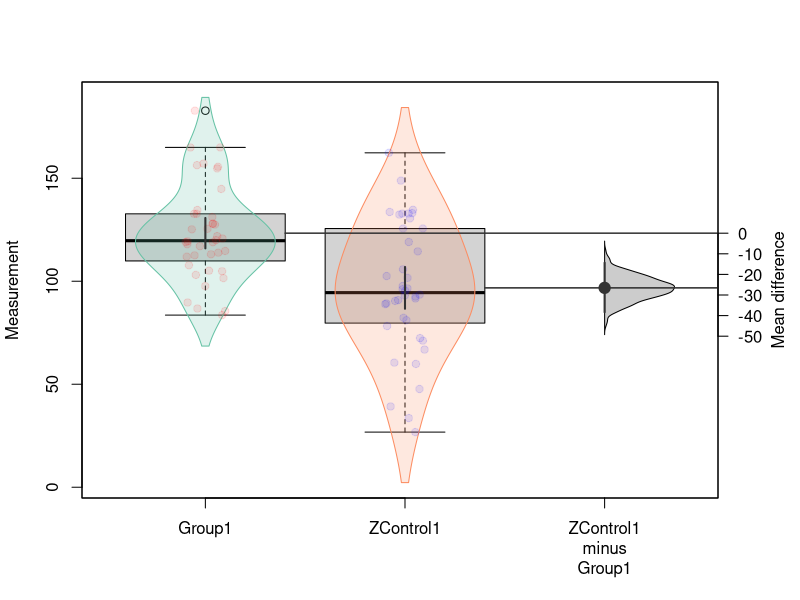
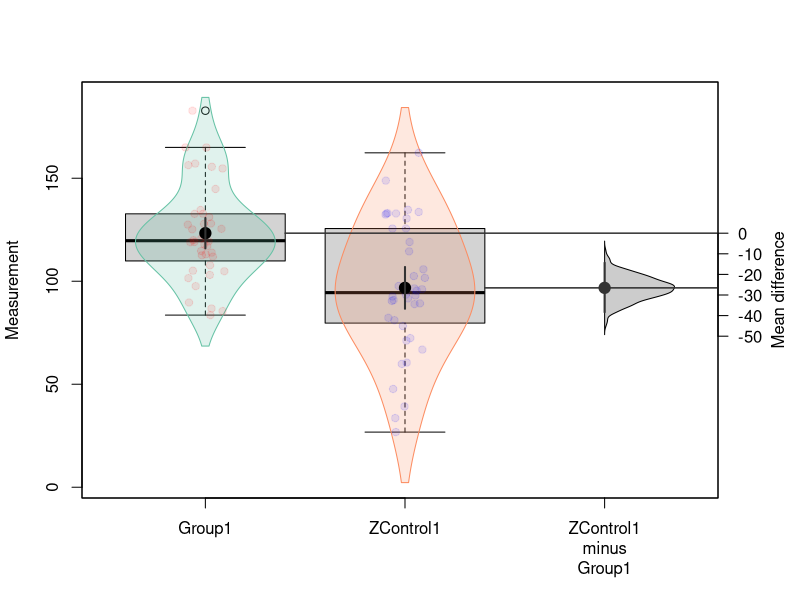
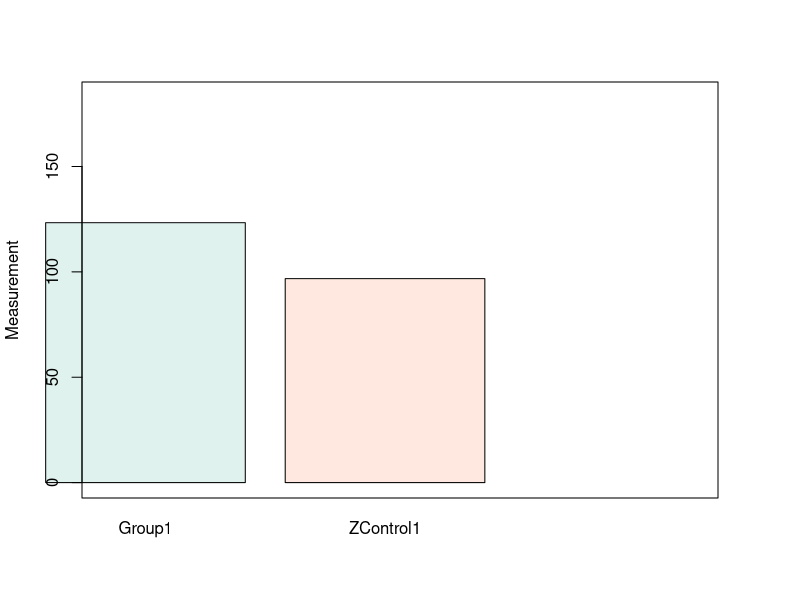

These figures' R source, in order: (Note: this script raises an error after producing the figures.)
### Private functions

#### TODO 
#### Handle NA in data !!!
#### Multiple groups - specify pairings
#### Scale of cohens d - scale to fit (-1, 1), limit axis extents (Hegdes same)
#### Automated testing and test data
#### Bar jitter
#### Effect size plot below data for multiple or if selected by user

transparent <-  function(colour, alpha) {
  rgba.val <- col2rgb(colour, TRUE)
  t.col <- rgb(rgba.val[1, ], rgba.val[2, ], rgba.val[3, ],
               maxColorValue = 255,
               alpha = (100 - alpha * 100) * 255 / 100)
  t.col
}

### confidence interval of a group 
CI <- function(x){
  alpha <- 0.95
  m <- mean(x) 
  sd <- sd(x)
  n <- length(x)
  se <- sd/sqrt(n)
  df <- n - 1
  alpha <- 1 - alpha
  t <- qt(p = alpha/2, df = df, lower.tail = F)
  me <- t * se
  c(m - me, m + me)
}

# Two group statistic functions

# Mean difference (group 2 - group 1)
stMeanDiff <- function(x1, x2) { mean(x2) - mean(x1) }

# Cohens d (group 2 - group 1)
stCohensD <- function(x1, x2){
  m1 <- mean(x1) 
  SD1 <- sd(x1)
  N1 <- length(x1)
  m2 <- mean(x2)
  SD2 <- sd(x2)
  N2 <- length(x2)
  x <- sqrt((N1 - 1) * (SD1 * SD1) * (N2 - 1) * (SD2 * SD2) / (N1 + N2 - 2))
  (m2 - m1) / x
}

# Hedges d (group 2 - group 1)

stHedgesD <- function(x1, x2){
  m1 <- mean(x1) 
  SD1 <- sd(x1)
  N1 <- length(x1)
  m2 <- mean(x2)
  SD2 <- sd(x2)
  N2 <- length(x2)
  x <- sqrt((N1 - 1) * (SD1 * SD1) * (N2 - 1) * (SD2 * SD2) / (N1 + N2 - 2))
  d = (m2 - m1) / x
  d * (1 - (3 / (4 * (N1 + N2) - 9)))
}

#############################################################################

#' Generate differences
#' 
#' This is details
#' 
#' @param data A data frame...
#' @param effect.type Type of difference
#' 
#' @return List containing:
#' bootstrapped mean difference + confidence interval of mean difference + individual bootstrapped difference + 
#'         CI of group 1 + CI of group 2 + mean of group 1 + mean of group 2 + median of group 1 + median of group 2 +
#'         raw data
#'         
#' @export
difference <- function(data,
                       effect.type = c("unstandardised", "cohens", "hedges", "paired-diffs"),
                       #paired = FALSE, # if true calculate paired mean difference 
                       data.col = 1, group.col = 2, block.col = NULL, id.col,
                       R = 1000,
                       ci.type = "bca",
                       ...        
                       # ci.type = "bca", #default
                       # contrast = c("group 1 - group 2"), # default larger group minus small group
                       # ci.conf = 0.95,
) {
  
  call <- match.call()
  if (!is.function(effect.type))
    effect.type <- match.arg(effect.type)
  
  # Get list of groups
  groups <- sort(unique(data[[group.col]]))

  # Function to simplify writing bootstrap statistic functions  
  .wrap2GroupStatistic <- function(statisticFn) {
    if (length(groups) != 2)
      stop(sprintf("Require exactly 2 groups for effect type %s, found %d (%s)", effect.type, length(groups), paste(groups, collapse = ", ")))
    function(data, indices) {
      measurement <- data[indices, data.col]
      group <- data[indices, group.col]
      x1 <- measurement[group == groups[1]]
      x2 <- measurement[group == groups[2]]
      statisticFn(x1, x2)
    }
  }

  # Decide how to calculate the statistic
  bootstrapData <- data
  if (effect.type == "unstandardised") {
    statistic <- .wrap2GroupStatistic(stMeanDiff)
  } else if (effect.type == "cohens") {
    statistic <- .wrap2GroupStatistic(stCohensD)
  } else if (effect.type == "hedges") {
    statistic <- .wrap2GroupStatistic(stHedgesD)
  } else if (effect.type == "paired-diffs") {
    if (missing(id.col)) stop("id.col must be specified when effect.type = 'paired-diffs'")
    g1 <- data[data[[group.col]] == groups[1], ]
    g2 <- data[data[[group.col]] == groups[2], ]
    # Pair on ID (don't assume they are sorted)
    g2Idx <- match(g1[[id.col]], g2[[id.col]])
    bootstrapData <- g2[[data.col]][g2Idx] - g1[[data.col]]
    statistic <- function(data, subset) {
      mean(data[subset])
    }
  } else {
    # User supplied a bootstrap statistic function
    statistic <- effect.type
  }
  
  # Bootstrap the statistic
  es <- boot::boot(bootstrapData, statistic, R = R, ...)
  
  # Calculate confidence interval
  ci <- boot::boot.ci(es, type = ci.type)
  
  # Save some parts of the CI data into the returned value (don't need values that are already there or misleading)
  es[["ci.type"]] <- ci.type
  for (cin in names(ci)) {
    if (!cin %in% c("R", "t0", "call")) {
      es[[cin]] <- ci[[cin]]
    }
  }
  # Overwrite data in result with the real data (rather than bootstrapped data, e.g. for paired-riffs)
  es$data <- data
  # Add some more stuff to the result
  es$call <- match.call()
  es$data.col <- data.col
  es$group.col <- group.col
  es$groups <- groups
  es$effect.type <- effect.type
  
  # Fill in extra information in the returned list  
  gil <- lapply(groups, function(g) { 
    grpVals <- data[[data.col]][data[[group.col]] == g]
    ci <- CI(grpVals)
    c(mean = mean(grpVals),
      median = median(grpVals),
      sd = sd(grpVals),
      se = sd(grpVals) / sqrt(length(grpVals)),
      # CI function here (maybe no need to print to confuse with bootstrap CI, but need to be part of es for plotting CI)
      CI.lower = ci[1],
      CI.upper = ci[2]
    )
  })
  df <- do.call(rbind, gil)
  rownames(df) <- groups
  es$groupStatistics <- df

  # Return value has type plotES TODO decide on a name
  class(es) <- c("plotES", class(es))
  
  es
}

#' print bootstrap mean difference, bootstrapped confidence interval (R value, bootstrapped corrections"bca")
#' 
#' @export
print.plotES <- function(result, ...) {
  cat("Bootstrapped effect size\n")
  cat("Groups:\n")
  print(es$groupStatistics)
  cat(sprintf("%s effect size %g, %g%% CI (%s) %g, %g\n",
              es$effect.type, es$t0, es$bca[1], es$ci.type, es$bca[4], es$bca[5]))
}


#' Plot data with effect size
#' 
#' @param box Colour of boxplot. If FALSE or NA, boxplot is not drawn
#' @param box_fill Colour used to fill the bodies of the boxplot. If FALSE or NA, bodies are not filled
#' @param points Vector of colours used to draw data points, one colour per group. If FALSE or NA, points are not drawn
#' @param violin What type of violin plot to display. If FALSE, violin plot is not drawn
#' @param adj Value used to control violin plot smoothness.
#' 
#' 
#' @export
plotES <- function(es, 
                   box = "black", 
                   box_fill = "lightgrey", 
                   points = RColorBrewer::brewer.pal(max(3, length(es$groups)), "Set1"),
                   violin = c("left-half", "right-half", "full"),
                   violin_border = RColorBrewer::brewer.pal(max(3, length(es$groups)), "Set2"),
                   violin_fill = transparent(RColorBrewer::brewer.pal(max(3, length(es$groups)), "Set2"), .8),
                   violin_adj = 1.5,
                   violin_width = 0.35,
                   violin_trunc_at = 0.05,
                   central_tendency = c("mean", "median"),
                   mean = "grey20",
                   bar = RColorBrewer::brewer.pal(max(3, length(es$groups)), "Set2"),
                   bar_fill = transparent(RColorBrewer::brewer.pal(max(3, length(es$groups)), "Set2"), .8),
                   
                   mar = c(5, 4, 4, 4) + 0.1, # Default margin
                   xlab = "",
                   
                   # box = TRUE,# draw boxplot 
                   # box_fill = TRUE,# fill up box colour # if false only border will be drawn 
                   # points = TRUE, #add individual data point 
                   #barchart = TRUE, #draw bar chart
                   error_bars = c("CI", "SD", "SE"), # draw confidence interval line of the data; if, box, density, violin is TRUE, CI is FALSE
                   ef_size = TRUE, # if false do not plot effect size
                   ef_size_density = TRUE, #if true draw effect size confidence interval
                   ef_size_position = c("right", "down"),# when Gardner-Altman_plot is chosen effect size plotted right, otherwise down 
                   paired = FALSE, # if true draw lines between paired points
                   left_ylab = "",
                   right_ylab = "",
                   bottom_ylab = "",
                   col = c("col1", "col2", "col3"), opacity = 0.6, #colour of box, violin, box border, density, col 1 = group 1, col2 = group 2, col3 = ef plot, {col = n+1, n = group no) #   
                   points_col = c("col1", "col2", "col3"), points_opacity = 0.4, # points colour 
                   ...
) {
  if (!is(es, "plotES")) 
    stop("data must be a plotES object")
  if (!isFALSE(violin))
    violin <- match.arg(violin)
  error_bars <- match.arg(error_bars)
  central_tendency <- match.arg(central_tendency)
  
  .show <- function(what) !isFALSE(what) && !is.null(what)
  .isColour <- function(c) tryCatch(is.matrix(col2rgb(c)), error = function(e) FALSE)
  .colour <- function(what) if (isTRUE(what)) { "black" } else if (.isColour(what)) { what } else { NA }

  
  data <- es$data
  groups <- es$groups
  
  # Calculate densities for violin plots
  densities <- lapply(groups, function(g) density(data[[es$data.col]][data[[es$group.col]] == g], adj = violin_adj))
  # Normalise densities heights so they all have desired height (which becomes width)
  densities <- lapply(densities, function(d) { d$y <- d$y / max(d$y) * violin_width; d })
  # Optionally chop off the tails
  if (violin_trunc_at > 0)
    densities <- lapply(densities, function(d) { 
      keep <- which(d$y > violin_trunc_at * violin_width)
      d$y <- c(0, d$y[keep], 0)
      d$x <- c(d$x[keep[1]], d$x[keep], d$x[keep[length(keep)]])
      d
      })
  
  # Calculate plot limits
  xlim <- c(0.5, length(groups) + 0.5)
  ylim <- range(data[[es$data.col]])

  # If needed, extend y range to encompass violin plots
  if (.show(violin)) {
    for (d in densities) {
      ylim <- range(ylim, d$x)
    }
  }
  
  # If needed, extend y range to encompass bar plots
  if (.show(bar)) {
    message("Bar charts are not implemented yet")
      ylim <- c(0, max(data[[es$data.col]]))
  }
  
  # If needed extend x range to encompass effect size
  if (.show(ef_size) && length(groups) == 2) {
    xlim[2] <- xlim[2] + 0.95
  }
  
  # Extend width if showing effect size on right
  
  # Prepare plot
  par(mar = mar)
  plot(NULL, xlim = xlim, ylim = ylim, type = "n", xaxt = "n", yaxt = "n", xlab = xlab, ylab = es$data.col, ...)
  
  # Add the various components to the plot
  f <- as.formula(paste(es$data.col, "~", es$group.col))
  
  # Box plot
  if (.show(box)) {
    boxplot(f, data = data, add = TRUE, 
            col = .colour(box_fill), border = .colour(box))
  }
  
  ## bar chart 
  if (.show(bar)) {
    barplot(es$groupStatistics[,1] ~ es$groups,  
            col = .colour(bar_fill), border = .colour(bar),
            add = TRUE)
    
    ## add SD 
    segments(1, y+es$groupStatistics[1, 3], 1, y-es$groupStatistics[1, 3], col = .colour(bar), lty =1, lwd=2)
    segments(2, z+es$groupStatistics[2, 3], 2, z-es$groupStatistics[1, 3], col = .colour(bar), lty =1, lwd=2)
  }
  
  # Violin plots
  if (.show(violin)) {
    for (i in seq_along(groups)) {
      d <- densities[[i]]
      col <- violin_fill[i]
      border <- violin_border[i]
      if (violin == "left-half") {
        polygon(i - d$y, d$x, col = col, border = border)
      } else if (violin == "right-half") {
        polygon(i + d$y, d$x, col = col, border = border)
      } else {
        polygon(c(i - d$y, rev(i + d$y)), c(d$x, rev(d$x)), col = col, border = border)
      }
    }
  }
  # Scatter plot of data points
  if (.show(points)) {
    method <- ifelse(.show(paired), "overplot", "jitter")
    stripchart(f, data = data, method = method,
               pch = 19, vertical = TRUE,
               col = .colour(points),
               add = TRUE)
  }
  
  # Draw lines between paired points
  if (.show(paired)) {
    if (es$effect.type != "paired-diffs")
      stop("To plot paired lines, effect.type must be \"paired-diffs\"")
    p1 <- data[[es$data.col]][data[[es$group.col]] == groups[1]]
    p2 <- data[[es$data.col]][data[[es$group.col]] == groups[2]]
    segments(1.0, p1, 
             2.0, p2, 
             col = transparent("grey20", .7),
             lty = 1, lwd = 2)
  }
  
  ##  mean +SD 
  if (.show(central_tendency)) {
    for (i in seq_along(groups)) {
      
      # get mean of group
      y <- es$groupStatistics[i, central_tendency]

      # plot points or lines
      if (central_tendency == "mean")
        points(i, y, pch = 19, cex = 1.5, col = .colour(mean))
      else
        segments(i - violin_width, y, i + violin_width, y, col = "grey20", lwd = 2)

      ## add CI/SD/SE
      if (error_bars == "CI") {
        bars <- es$groupStatistics[i, c("CI.lower", "CI.upper")]
      } else if (error_bars == "SD") {
        bars <- c(y - es$groupStatistics[i, "sd"],
                  y + es$groupStatistics[i, "sd"])
      } else {
        bars <- c(y - es$groupStatistics[i, "se"],
                  y + es$groupStatistics[i, "se"])
      }
      if (!is.na(error_bars)) {
        segments(i, bars[1], i, bars[2], col = "grey20", lty = 1, lwd = 2)
      }
    }
  }
    
  
  # effect size 
  if (.show(ef_size)) {
    # If there are 2 groups..
    if (length(groups) == 2) {
      # Show it to the right
      d <- density(es$t)
      d$y <- d$y / max(d$y) * violin_width
      # Diff is group2 - group1, so add to group1 mean make it align with group1
      y <- es$groupStatistics[1, 1]
      polygon(d$y + 3.0, d$x + y, 
              col = transparent("black", .8), 
              border = "black")
      
      # Draw mean of effect size
      points (3, y + es$t0, pch = 19, col = "grey20", cex = 1.5)
      # Confidence interval of effect size
      segments(3, y + es$bca[4], 3, y + es$bca[5], col = "grey20", lty = 1, lwd = 2.0)

      # Horizontal lines from group means
      segments(1 + 0.4, y, 5, y, col = "grey20", lty = 1, lwd = 1.5)
      segments(2 + 0.4, y + es$t0, 5, y + es$t0, col = "grey20", lty = 1, lwd = 1.5)
      
      # Axis labels on right-hand 
      axis(4, at = pretty(range(es$t)) + y,
           labels = pretty(range(es$t)), las = 1)
      
      # Add x-axis label for effect size
      axis(1, at = 3, labels = FALSE)
      mtext(sprintf("%s\nminus\n%s", es$groups[2], es$groups[1]), at = 3, side = 1, line = 3)
      mtext("Mean difference",  side = 4, line = 2.5)
      
    }
  } 
    
  
  es
}

###
# Testing

N <- 40
data <- data.frame(Measurement = c(rnorm(N, mean = 100, sd = 25),
                                   rnorm(N, mean = 100, sd = 50),
                                   rnorm(N, mean = 120, sd = 25),
                                   rnorm(N, mean = 80, sd = 50),
                                   rnorm(N, mean = 100, sd = 12),
                                   rnorm(N, mean = 100, sd = 50)),
                   Group = c(rep("ZControl1", N),
                             rep("Control2", N),
                             rep("Group1", N),
                             rep("Group2", N),
                             rep("Group3", N),
                             rep("Group4", N)),
                   Gender = rep(c(rep('Male', N/2), rep('Female', N/2)), 6),
                   ID = rep(1:N, 6)
                   )
# Shuffle
data <- data[sample(nrow(data)), ]

#par(mfrow = c(2, 1))
es <- difference(data[data$Group %in% c("ZControl1", "Group1"),], data.col = "Measurement", group.col = "Group", R = 1000)
print(es)
plotES(es, points = transparent(c("red", "blue"), .9), violin = "full", mean = FALSE, bar = FALSE)

plotES(es, points = transparent(c("red", "blue"), .9), violin = "full", mean = TRUE, bar = FALSE)
plotES(es, bar = TRUE, violin = FALSE, box = FALSE, mean = FALSE)

# es <- difference(data[data$Group %in% c("ZControl1", "Group1"),], effect.type = "paired-diffs", id.col = "ID", data.col = "Measurement", group.col = "Group", R = 1000)
# print(es)
# plotES(es, points = transparent(c("red", "blue"), .9), violin = "full")


# library(dabestr)
# 
# two.group.unpaired <- dabest(data, Group, Measurement, 
#                              # The idx below passes "Control" as the control group, 
#                              # and "Group1" as the test group. The mean difference
#                              # will be computed as mean(Group1) - mean(Control1).
#                              idx = c("Control1", "Group1"), 
#                              paired = FALSE)
# md <- mean_diff(two.group.unpaired)
# plot(md)
# cd <- cohens_d(two.group.unpaired)
# plot(cd)

### test len data 

par(mfrow = c(2, 1))
es <- difference(len[len$male %in% c("yellow", "red"),], data.col = "length", group.col = "male", R = 5000)
print(es)
plotES(es, points = transparent(c("red", "blue"), .9), violin = "full", mean = FALSE)

es <- difference(data[data$Group %in% c("ZControl1", "Group1"),], effect.type = "paired-diffs", id.col = "ID", data.col = "Measurement", group.col = "Group", R = 1000)
print(es)
es <- difference(data[data$Group %in% c("ZControl1", "Group1"),], effect.type = "hedges", id.col = "ID", data.col = "Measurement", group.col = "Group", R = 1000)
print(es)
plotES(es, points = transparent(c("red", "blue"), .9), violin = "full")

es <- difference(data[data$Group %in% c("ZControl1", "Group1"),], effect.type = "cohens", id.col = "ID", data.col = "Measurement", group.col = "Group", R = 1000)
print(es)
